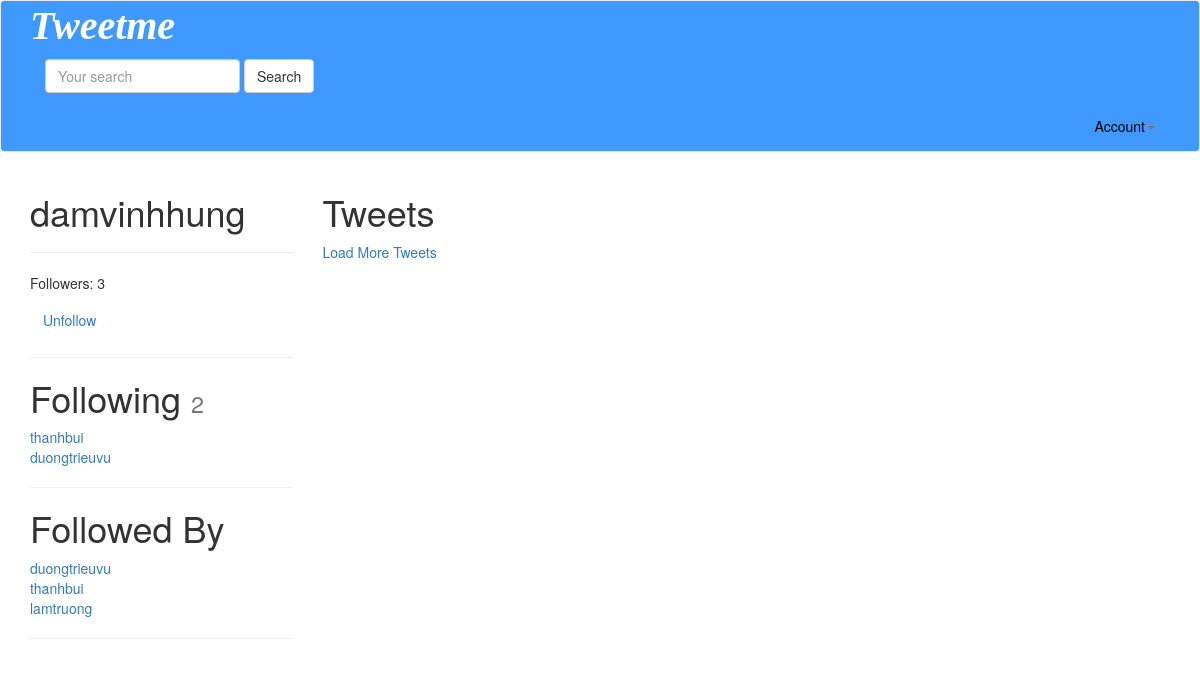
The page /damvinhhung/ (signed in) on the database its author committed.
### accounts/models.py (models this page shows, shortened)
class UserProfile(models.Model):
	user 		= models.OneToOneField(settings.AUTH_USER_MODEL, related_name="profile")
	following 	= models.ManyToManyField(settings.AUTH_USER_MODEL, blank=True, related_name="followed_by") # blank is required because Field is required in admin site
	objects = UserProfileManager()	# assign the custom UserProfileManager to the 'objects' variables to this class/model to tell it to use. It replaces the default one. In reality, the default one should be the first one and can be used along side with custom one.
	def get_following(self):
		users = self.following.all()	# User.objects.all().exclude(username=self.user.username)
		return users.exclude(username=self.user.username)
	def get_follow_url(self):
		return reverse_lazy("profiles:follow", kwargs={"username":self.user.username})
	def get_absolute_url(self):
		return reverse_lazy("profiles:detail", kwargs={"username":self.user.username})

### accounts/views.py (the view)
# urls.py: url(r'^(?P<username>[\w.@+-]+)/$', UserDetailView.as_view(), name='detail'), # /tweet/1/
class UserDetailView(DetailView):
	template_name = "accounts/user_detail.html"
	queryset = User.objects.all()
	def get_object(self):
		return get_object_or_404(
								User,
								username__iexact=self.kwargs.get("username")	# get object by username in the url
								)
	def get_context_data(self, *args, **kwargs):
		context = super(UserDetailView, self).get_context_data(*args, **kwargs)
		following = UserProfile.objects.is_following(self.request.user, self.get_object())
		context['following'] = following
		context['recommended'] = UserProfile.objects.recommended(self.request.user)
		return context

### accounts/models.py (called while the page is built)
	def all(self):
		qs = self.get_queryset().all()
		try:
			if self.instance:
				qs = qs.exclude(user=self.instance)
		except:
			pass
		return qs

	def is_following(self, user, followed_by_user):
		user_profile, created = UserProfile.objects.get_or_create(user=user)
		if created:		# if the object is newly created, there will be no following
			return False
		if followed_by_user in user_profile.following.all():
			return True
		return False

	def recommended(self, user, limit_to=10):
		profile = user.profile
		following = profile.following.all()		# just for testing
		following = profile.get_following()
		qs = self.get_queryset().exclude(user__in=following).exclude(id=profile.id).order_by("?")[:limit_to]
		return qs

### tweets/models.py (called while the page is built)
	def __str__(self):
		return str(self.content)

### accounts/templates/accounts/user_detail.html (shortened to what this page needs)
{% extends "base.html" %}
{% block content %}
<div  class="row">
	<div class="col-sm-3 col-xs-12">
		<h1>{{ object.username }}</h1>
		<hr/>
		<p>Followers: {{ object.followed_by.all.count }}</p>
		<p>
			<a class="btn btn-link" href="{{ object.profile.get_follow_url }}">
				{% if following %}
					Unfollow
				{% else %}
					Follow
				{% endif %}
			</a>
		</p>
			<hr/>
			<h1>Following <small>{{ object.profile.get_following.count }}</small></h1>
				{% for user in object.profile.get_following %}
				<a href="/{{ user.username }}">{{ user.username }}</a><br/>
				{% empty %}
				<h4>Not following any users</h4>
				{% endfor %}
			<hr/>
			<h1>Followed By</h1>
				{% for profile in object.followed_by.all %}
				<a href="/{{ profile.user.username }}">{{ profile.user.username }}</a><br/>
				{% empty %}
				<h4>Not followed by any users</h4>
				{% endfor %}
			<hr/>
		</div>
		<div class="col-sm-9 col-xs-12">
			<h1>Tweets</h1>
				<a href="#" id="loadmore">Load More Tweets</a>
	</div>
</div>
{% endblock content %}

### rows shown on the page
UserProfile: user.username "duongtrieuvu"
UserProfile: user.username "thanhbui"
UserProfile: user.username "lamtruong"

### other values the page prints
{{ object.username }} "damvinhhung"
{{ object.followed_by.all.count }} "3"
{{ object.profile.get_following.count }} "2"
{{ user.username }} "thanhbui"
{{ user.username }} "duongtrieuvu"
